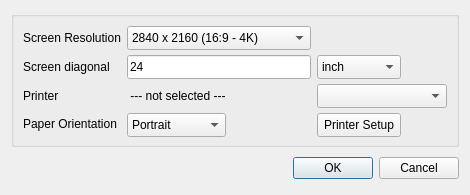
<?xml version="1.0" encoding="UTF-8"?>
<ui version="4.0">
 <class>PageSetupClass</class>
 <widget class="QDialog" name="PageSetupClass">
  <property name="geometry">
   <rect>
    <x>0</x>
    <y>0</y>
    <width>470</width>
    <height>195</height>
   </rect>
  </property>
  <property name="minimumSize">
   <size>
    <width>470</width>
    <height>195</height>
   </size>
  </property>
  <property name="maximumSize">
   <size>
    <width>470</width>
    <height>195</height>
   </size>
  </property>
  <property name="windowTitle">
   <string>MyWhiteboard - Page Setup</string>
  </property>
  <layout class="QVBoxLayout" name="verticalLayout">
   <item>
    <widget class="QGroupBox" name="gbPaper">
     <property name="title">
      <string/>
     </property>
     <layout class="QGridLayout" name="gridLayout">
      <item row="1" column="0">
       <widget class="QLabel" name="label_2">
        <property name="text">
         <string>Screen diagonal</string>
        </property>
       </widget>
      </item>
      <item row="1" column="3">
       <widget class="QComboBox" name="cbUnit">
        <property name="minimumSize">
         <size>
          <width>0</width>
          <height>24</height>
         </size>
        </property>
        <item>
         <property name="text">
          <string>inch</string>
         </property>
        </item>
        <item>
         <property name="text">
          <string>cm</string>
         </property>
        </item>
        <item>
         <property name="text">
          <string>mm</string>
         </property>
        </item>
       </widget>
      </item>
      <item row="1" column="4">
       <spacer name="horizontalSpacer_3">
        <property name="orientation">
         <enum>Qt::Horizontal</enum>
        </property>
        <property name="sizeHint" stdset="0">
         <size>
          <width>70</width>
          <height>20</height>
         </size>
        </property>
       </spacer>
      </item>
      <item row="3" column="2">
       <spacer name="horizontalSpacer_2">
        <property name="orientation">
         <enum>Qt::Horizontal</enum>
        </property>
        <property name="sizeHint" stdset="0">
         <size>
          <width>70</width>
          <height>20</height>
         </size>
        </property>
       </spacer>
      </item>
      <item row="0" column="0">
       <widget class="QLabel" name="label">
        <property name="text">
         <string>Screen Resolution</string>
        </property>
       </widget>
      </item>
      <item row="0" column="1" colspan="2">
       <widget class="QComboBox" name="cbScreenResolution">
        <property name="minimumSize">
         <size>
          <width>0</width>
          <height>24</height>
         </size>
        </property>
        <item>
         <property name="text">
          <string>2840 x 2160 (16:9 - 4K)</string>
         </property>
        </item>
        <item>
         <property name="text">
          <string>3440 x 1440 (21:9)</string>
         </property>
        </item>
        <item>
         <property name="text">
          <string>2560 x 1440 (16:9)</string>
         </property>
        </item>
        <item>
         <property name="text">
          <string>2560 x 1080 (21:9)</string>
         </property>
        </item>
        <item>
         <property name="text">
          <string>2048 x 1152 (16:9)</string>
         </property>
        </item>
        <item>
         <property name="text">
          <string>1920 x 1200 (16:10)</string>
         </property>
        </item>
        <item>
         <property name="text">
          <string>1920 x 1080 (16:9 - Full HD)</string>
         </property>
        </item>
        <item>
         <property name="text">
          <string>1680 x 1050 (16:10)</string>
         </property>
        </item>
        <item>
         <property name="text">
          <string>1600 x 900 (16:9)</string>
         </property>
        </item>
        <item>
         <property name="text">
          <string>1536 x 864 (16 x 9)</string>
         </property>
        </item>
        <item>
         <property name="text">
          <string>1440 x 900 (16:10)</string>
         </property>
        </item>
        <item>
         <property name="text">
          <string>1366:768 (16:9)</string>
         </property>
        </item>
        <item>
         <property name="text">
          <string>1360 x 768 (16:9)</string>
         </property>
        </item>
        <item>
         <property name="text">
          <string>1280 x 1024 (5:4)</string>
         </property>
        </item>
        <item>
         <property name="text">
          <string>1280 x 800 (16:10)</string>
         </property>
        </item>
        <item>
         <property name="text">
          <string>1280 x 720 (16:9)</string>
         </property>
        </item>
        <item>
         <property name="text">
          <string>1024 x 768 (4:3)</string>
         </property>
        </item>
        <item>
         <property name="text">
          <string>800 x 600 (4:3)</string>
         </property>
        </item>
        <item>
         <property name="text">
          <string>640 x 360 (16:9</string>
         </property>
        </item>
       </widget>
      </item>
      <item row="2" column="1">
       <widget class="QLabel" name="lblPrinter">
        <property name="minimumSize">
         <size>
          <width>0</width>
          <height>24</height>
         </size>
        </property>
        <property name="text">
         <string> --- not selected ---</string>
        </property>
       </widget>
      </item>
      <item row="2" column="0">
       <widget class="QLabel" name="label_3">
        <property name="text">
         <string>Printer</string>
        </property>
       </widget>
      </item>
      <item row="0" column="3" colspan="2">
       <spacer name="horizontalSpacer">
        <property name="orientation">
         <enum>Qt::Horizontal</enum>
        </property>
        <property name="sizeHint" stdset="0">
         <size>
          <width>107</width>
          <height>20</height>
         </size>
        </property>
       </spacer>
      </item>
      <item row="3" column="1">
       <widget class="QComboBox" name="cbOrientation">
        <property name="minimumSize">
         <size>
          <width>0</width>
          <height>24</height>
         </size>
        </property>
        <item>
         <property name="text">
          <string>Portrait</string>
         </property>
        </item>
        <item>
         <property name="text">
          <string>Landscape</string>
         </property>
        </item>
       </widget>
      </item>
      <item row="3" column="3">
       <widget class="QToolButton" name="btnSetupPrinter">
        <property name="minimumSize">
         <size>
          <width>0</width>
          <height>24</height>
         </size>
        </property>
        <property name="text">
         <string>Printer Setup</string>
        </property>
       </widget>
      </item>
      <item row="1" column="1" colspan="2">
       <widget class="QLineEdit" name="edtScreenDiag">
        <property name="minimumSize">
         <size>
          <width>0</width>
          <height>24</height>
         </size>
        </property>
        <property name="text">
         <string>24</string>
        </property>
       </widget>
      </item>
      <item row="3" column="0">
       <widget class="QLabel" name="label_4">
        <property name="text">
         <string>Paper Orientation</string>
        </property>
       </widget>
      </item>
      <item row="2" column="3" colspan="2">
       <widget class="QComboBox" name="cbPrinterSelect">
        <property name="minimumSize">
         <size>
          <width>0</width>
          <height>24</height>
         </size>
        </property>
        <property name="placeholderText">
         <string>Select Printer</string>
        </property>
       </widget>
      </item>
     </layout>
    </widget>
   </item>
   <item>
    <layout class="QHBoxLayout">
     <property name="spacing">
      <number>6</number>
     </property>
     <property name="leftMargin">
      <number>0</number>
     </property>
     <property name="topMargin">
      <number>0</number>
     </property>
     <property name="rightMargin">
      <number>0</number>
     </property>
     <property name="bottomMargin">
      <number>0</number>
     </property>
     <item>
      <spacer>
       <property name="orientation">
        <enum>Qt::Horizontal</enum>
       </property>
       <property name="sizeHint" stdset="0">
        <size>
         <width>131</width>
         <height>31</height>
        </size>
       </property>
      </spacer>
     </item>
     <item>
      <widget class="QPushButton" name="okButton">
       <property name="text">
        <string>OK</string>
       </property>
      </widget>
     </item>
     <item>
      <widget class="QPushButton" name="cancelButton">
       <property name="text">
        <string>Cancel</string>
       </property>
      </widget>
     </item>
    </layout>
   </item>
  </layout>
 </widget>
 <resources/>
 <connections>
  <connection>
   <sender>okButton</sender>
   <signal>clicked()</signal>
   <receiver>PageSetupClass</receiver>
   <slot>accept()</slot>
   <hints>
    <hint type="sourcelabel">
     <x>278</x>
     <y>253</y>
    </hint>
    <hint type="destinationlabel">
     <x>96</x>
     <y>254</y>
    </hint>
   </hints>
  </connection>
  <connection>
   <sender>cancelButton</sender>
   <signal>clicked()</signal>
   <receiver>PageSetupClass</receiver>
   <slot>reject()</slot>
   <hints>
    <hint type="sourcelabel">
     <x>369</x>
     <y>253</y>
    </hint>
    <hint type="destinationlabel">
     <x>179</x>
     <y>282</y>
    </hint>
   </hints>
  </connection>
 </connections>
</ui>
